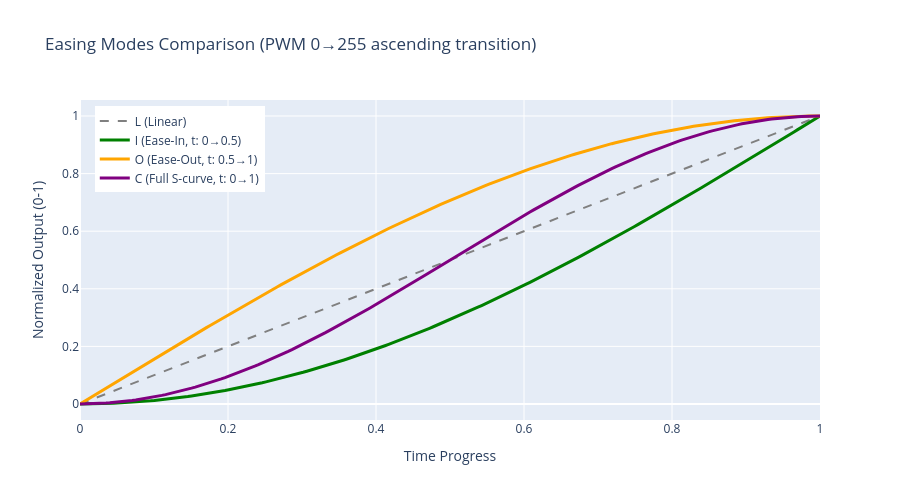

The cell this chart's notebook holds for it:
### Markdown cell above
## 2. Easing Modes Comparison

The RAMP command supports these easing modes, based on the cosine curve:

| Mode | Code | t Range (ascending) | t Range (descending) | Description |
|------|------|---------------------|----------------------|-------------|
| **L** (Linear) | `L` | N/A | N/A | Constant speed |
| **C** (Cosine) | `C` | [0, 1] | [1, 2] | Full S-curve (ease-in-out) |
| **I** (Ease-In) | `I` | [0, 0.5] | [1, 1.5] | Slow start, accelerating |
| **O** (Ease-Out) | `O` | [0.5, 1] | [1.5, 2] | Fast start, decelerating |
| **X** (Custom) | `X` | [t_start, t_end] | any | User-defined curve portion |
| **F** (Function) | `F` | N/A | N/A | Custom function from custom_easing.h |

**Key Insight:** The output range (0-255 for PWM, 0-4095 for DAC) scales ANY curve portion to match start→end values. The t range only affects the *shape* of the transition.

**Value Examples:** `RAMP:(I:0,1,5000)` ramps 0→255 (PWM) or 0→4095 (DAC) depending on channel type.

### Code cell
# Time progress from 0 to 1
progress = np.linspace(0, 1, 200)

# Calculate eased values for different modes (CORRECT t ranges)
linear = progress  # L mode
ease_in = np.array([calculate_eased_pwm(p, 0, 1, 0, 0.5) for p in progress])    # I mode (t: 0→0.5) - slow start
ease_out = np.array([calculate_eased_pwm(p, 0, 1, 0.5, 1) for p in progress])   # O mode (t: 0.5→1) - slow end  
cosine_full = np.array([calculate_eased_pwm(p, 0, 1, 0, 1) for p in progress])  # C mode (t: 0→1) - S-curve

fig = go.Figure()

fig.add_trace(go.Scatter(x=progress, y=linear, name='L (Linear)', 
                         line=dict(color='gray', width=2, dash='dash')))
fig.add_trace(go.Scatter(x=progress, y=ease_in, name='I (Ease-In, t: 0→0.5)', 
                         line=dict(color='green', width=3)))
fig.add_trace(go.Scatter(x=progress, y=ease_out, name='O (Ease-Out, t: 0.5→1)', 
                         line=dict(color='orange', width=3)))
fig.add_trace(go.Scatter(x=progress, y=cosine_full, name='C (Full S-curve, t: 0→1)', 
                         line=dict(color='purple', width=3)))

fig.update_layout(
    title='Easing Modes Comparison (PWM 0→255 ascending transition)',
    xaxis_title="Time Progress",
    yaxis_title='Normalized Output (0-1)',
    height=500,
    legend=dict(x=0.02, y=0.98)
)

fig.show()

### Figure 1 — Plotly figure (JSON) as saved in the notebook; plotly's stock layout.template omitted (floating-point values rounded to 4 significant figures; data arrays with more than 128 entries replaced by an {"elided": "..."} marker saying what was removed)
{"data": [{"line": {"color": "gray", "dash": "dash", "width": 2}, "name": "L (Linear)", "type": "scatter", "x": {"elided": "200 float values"}, "y": {"elided": "200 float values"}}, {"line": {"color": "green", "width": 3}, "name": "I (Ease-In, t: 0→0.5)", "type": "scatter", "x": {"elided": "200 float values"}, "y": {"elided": "200 float values"}}, {"line": {"color": "orange", "width": 3}, "name": "O (Ease-Out, t: 0.5→1)", "type": "scatter", "x": {"elided": "200 float values"}, "y": {"elided": "200 float values"}}, {"line": {"color": "purple", "width": 3}, "name": "C (Full S-curve, t: 0→1)", "type": "scatter", "x": {"elided": "200 float values"}, "y": {"elided": "200 float values"}}], "layout": {"height": 500, "legend": {"x": 0.02, "y": 0.98}, "title": {"text": "Easing Modes Comparison (PWM 0→255 ascending transition)"}, "xaxis": {"title": {"text": "Time Progress"}}, "yaxis": {"title": {"text": "Normalized Output (0-1)"}}}}
